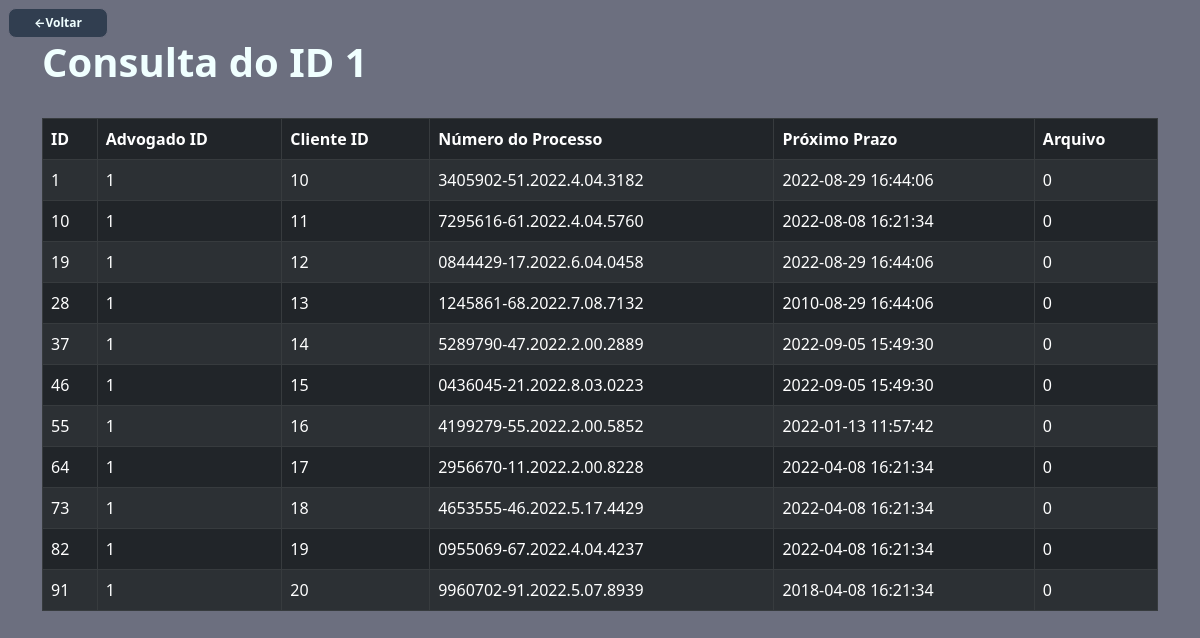
The page /tabela.php?userInput=1 on the database its author committed.
### tables this page shows
CREATE TABLE IF NOT EXISTS processos (
	id INT PRIMARY KEY AUTO_INCREMENT,
	advogado_id INT NOT NULL REFERENCES pessoas(id),
	cliente_id INT NOT NULL REFERENCES pessoas (id),
	numero_processo VARCHAR(35) NOT NULL,
	proximo_prazo DATETIME NOT NULL,
	arquivo BOOLEAN NOT NULL
);

### tabela.php (the view, shortened to what this page needs)
<?php
$userInput = $_GET['userInput'];
?>
<!DOCTYPE html>
<html lang="pt-BR">
<head>
    <link href="https://cdn.jsdelivr.net/npm/bootstrap@5.2.0/dist/css/bootstrap.min.css" rel="stylesheet">
    <link href="style_tabela.css" rel="stylesheet" />
</head>
<body>
    <form action="index.php">
        <button id='voltar'>←Voltar</button>
    </form>
    <div class=container>
        <h1>Consulta do ID <?php echo $userInput;?></h1>
        <br>
        <table class='table table-dark table-striped table-bordered table-hover'>
            <thead>
                <tr>
                    <th>ID</th>
                    <th>Advogado ID</th>
                    <th>Cliente ID</th>
                    <th>Número do Processo</th>
                    <th>Próximo Prazo</th>
                    <th>Arquivo</th>
                </tr>
            </thead>
            <tbody>
                <?php
                $servername = "localhost";
                $username = "root";
                $password = "";
                $database = "escritorio";
                $connection = new mysqli($servername, $username, $password, $database);
                $sql = "SELECT * FROM processos WHERE processos.advogado_id ='$userInput';";
                $result = $connection -> query($sql);
                while($row = $result->fetch_assoc()) {
                    echo "<tr>
                        <td>" . $row["id"] . "</td>
                        <td>" . $row["advogado_id"] . "</td>
                        <td>" . $row["cliente_id"] . "</td>
                        <td>" . $row["numero_processo"] . "</td>
                        <td>" . $row["proximo_prazo"] . "</td>
                        <td>" . $row["arquivo"] . "</td>
                    </tr>";
                };
                ?>
            </tbody>
        </table>
    </div>
</body>
</html>

### style_tabela.css (style rules this page uses)
body { margin: 8px; background-color: #6c6f7f; }
#voltar { border: 1px solid #6c6f7f; border-radius: 8px; background-color: #313E50; height: 30px; width: 100px; font-weight: bold; font-size: 12px; color: azure; }
h1 { color: azure; font-weight: bold; font-family: system-ui, -apple-system, BlinkMacSystemFont, 'Segoe UI', Roboto, Oxygen, Ubuntu, Cantarell, 'Open Sans', 'Helvetica Neue', sans-serif; }

### rows shown on the page
processos: id "1", advogado "1", cliente "10", numero_processo "3405902-51.2022.4.04.3182", proximo_prazo "2022-08-29 16:44:06", arquivo "0"
processos: id "10", advogado "1", cliente "11", numero_processo "7295616-61.2022.4.04.5760", proximo_prazo "2022-08-08 16:21:34", arquivo "0"
processos: id "19", advogado "1", cliente "12", numero_processo "0844429-17.2022.6.04.0458", proximo_prazo "2022-08-29 16:44:06", arquivo "0"
processos: id "28", advogado "1", cliente "13", numero_processo "1245861-68.2022.7.08.7132", proximo_prazo "2010-08-29 16:44:06", arquivo "0"
processos: id "37", advogado "1", cliente "14", numero_processo "5289790-47.2022.2.00.2889", proximo_prazo "2022-09-05 15:49:30", arquivo "0"
processos: id "46", advogado "1", cliente "15", numero_processo "0436045-21.2022.8.03.0223", proximo_prazo "2022-09-05 15:49:30", arquivo "0"
processos: id "55", advogado "1", cliente "16", numero_processo "4199279-55.2022.2.00.5852", proximo_prazo "2022-01-13 11:57:42", arquivo "0"
processos: id "64", advogado "1", cliente "17", numero_processo "2956670-11.2022.2.00.8228", proximo_prazo "2022-04-08 16:21:34", arquivo "0"
processos: id "73", advogado "1", cliente "18", numero_processo "4653555-46.2022.5.17.4429", proximo_prazo "2022-04-08 16:21:34", arquivo "0"
processos: id "82", advogado "1", cliente "19", numero_processo "0955069-67.2022.4.04.4237", proximo_prazo "2022-04-08 16:21:34", arquivo "0"
processos: id "91", advogado "1", cliente "20", numero_processo "9960702-91.2022.5.07.8939", proximo_prazo "2018-04-08 16:21:34", arquivo "0"

### other values the page prints
$userInput "1"
